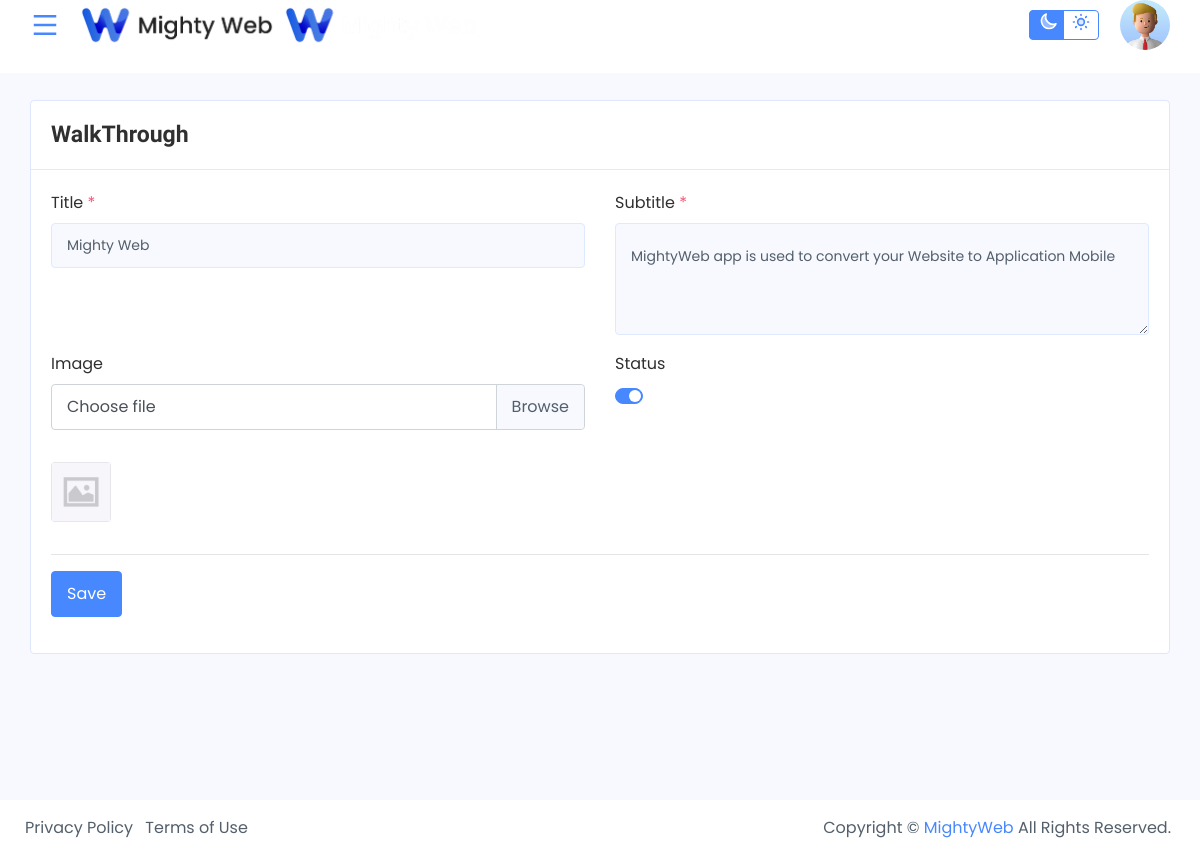
/view/index.php?page=walkthrough_create&id=1 (signed in), run on the app's committed database.
### tables this page shows
CREATE TABLE `walkthrough` (
  `id` int unsigned NOT NULL AUTO_INCREMENT,
  `title` varchar(255) DEFAULT NULL,
  `subtitle` text,
  `image` varchar(255) DEFAULT NULL,
  `status` tinyint(1) DEFAULT '1',
  PRIMARY KEY (`id`)
);

### view/walkthrough/create.php (the view, shortened to what this page needs)
<?php
require_once("../configuration/connection.php");
    $id = isset($_GET) && isset($_GET['id']) ? $_GET['id'] : null;
    $query = "SELECT * FROM `walkthrough` WHERE `id` = '".$id."' ";
    $result = mysqli_query($mysqli,$query) or die(mysqli_error($mysqli));
    if(mysqli_num_rows($result) > 0){
        $row = mysqli_fetch_array($result);
    }else {
        $row = null;
    }
?>
<div class="container-fluid">
    <div class="row">
        <div class="col-xl-12 col-lg-12">
            <div class="card">
                <div class="card-header d-flex justify-content-between">
                    <div class="header-title">
                        <h4 class="card-title">WalkThrough</h4>
                    </div>
                </div>
                <div class="card-body">
                    <div class="new-user-info">
                        <form method="post"  action="./walkthrough/save.php" enctype="multipart/form-data">
                            <div class="row">
                                <div class="form-group col-md-6">
                                    <label for="title" class="form-label">Title <span class="text-danger">*</span></label>
                                    <input type="text" class="form-control" name="title" id="title" value ="<?= isset($row) && isset($row['title'])  ? $row['title'] : '' ?>" placeholder="Enter title" required>
                                </div>
                                <div class="form-group col-md-6">
                                    <label for="subtitle" class="form-label">Subtitle <span class="text-danger">*</span></label>
                                    <textarea class="form-control" id="subtitle" name="subtitle" placeholder="Enter Subtitle" rows="2" required=""><?= isset($row) && isset($row['subtitle'])  ? $row['subtitle'] : '' ?></textarea>
                                </div>
                                <div class="form-group col-md-6">
                                    <label for="image" class="form-label">Image</label>
                                    <div class="custom-file mb-3">
                                        <label class="custom-file-label" for="customFile">Choose file</label>
                                    </div>
                                </div>
                                <div class="form-group col-md-6">
                                    <label>Status </label>
                                    <div class="custom-control custom-switch">
                                    </div>
                                </div>
                                <?php
                                    $image = isset($row) && isset($row['image']) ? $row['image'] : 'default.png';
                                    $path = '../upload/walkthrough/';
                                ?>
                                <div class="form-group col-md-6">
                                    <div class="mm-avatar">
                                        <img class="avatar-60 rounded image_preview" src="<?= $path.$image ?>" alt="#" data-original-title="" title="">
                                    </div>
                                </div>
                            </div>
                            <hr>
                            <input type="submit" class="btn btn-primary" value="Save">
                        </form>
                    </div>
                </div>
            </div>
        </div>
    </div>
</div>

### data on the page
walkthrough: title "Mighty Web", subtitle "MightyWeb app is used to convert your Website to Application Mobile", image (placeholder picture)
